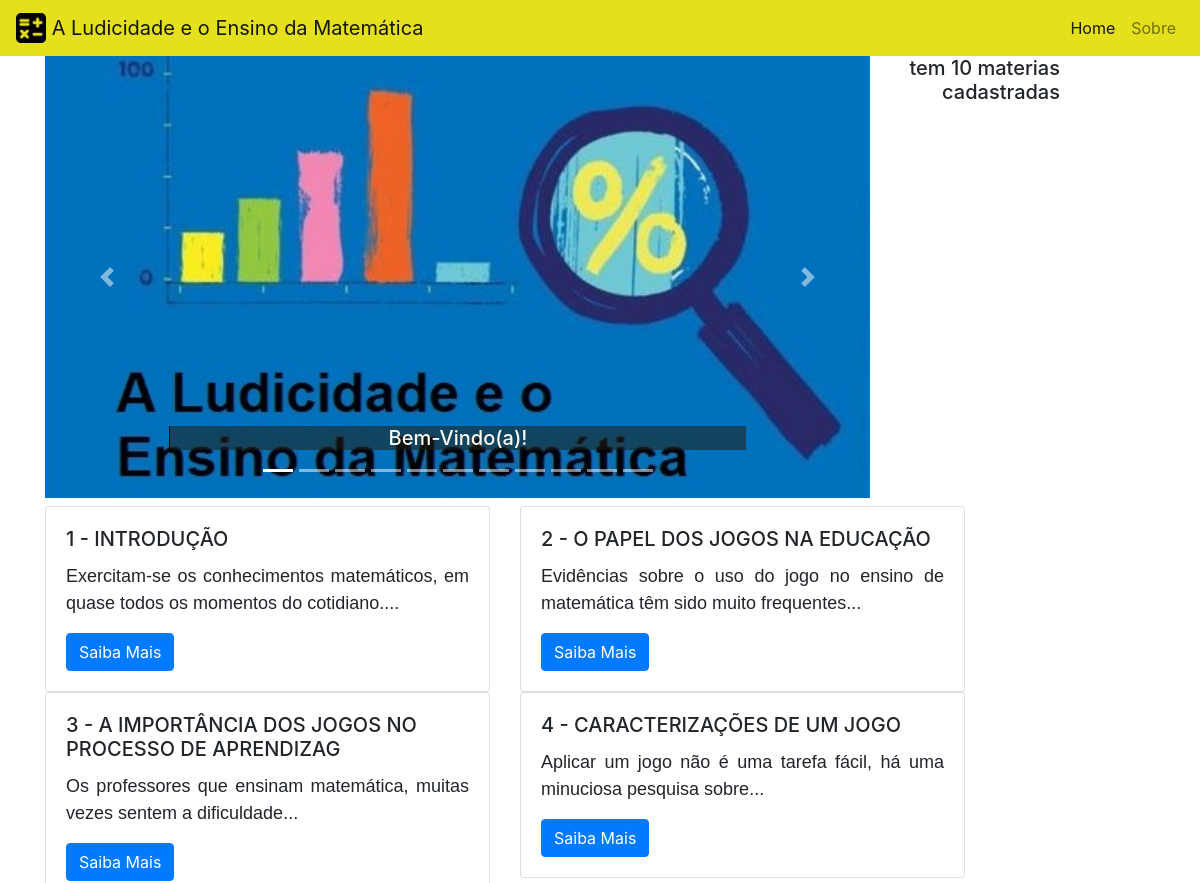
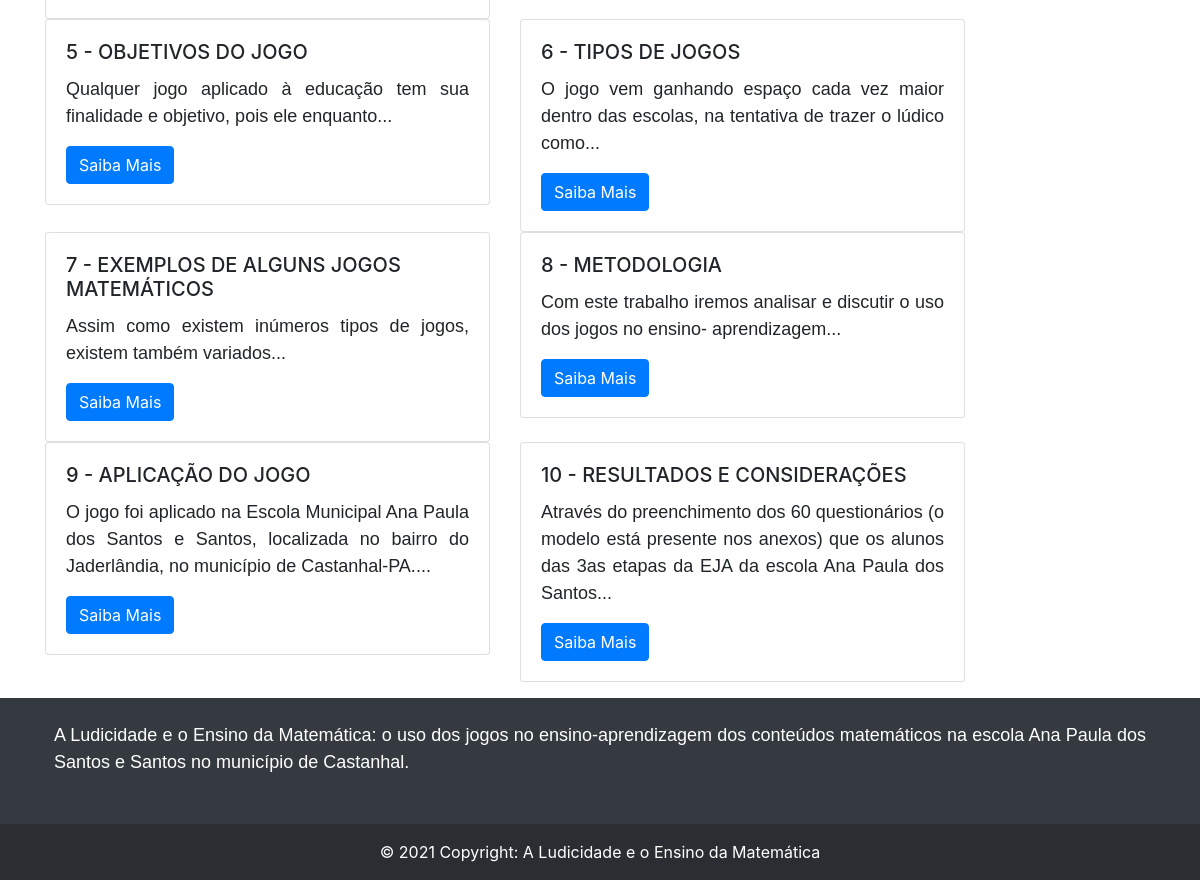
The page / on the database its author committed (2 pictures, top to bottom).
### post/models.py (models this page shows)
class Materia(models.Model):
    id = models.BigAutoField(primary_key=True)
    titulo = models.CharField(max_length=50)
    descricao = models.CharField(max_length=200)
    data_publicacao = models.DateField('data publicacao')
    img_post = models.ImageField(upload_to='img/', blank=True)
    texto_post = models.TextField()

### post/views.py (the view)
# urls.py: path('', views.index, name='index'),
def index(request):
    materiaDb = Materia
    todasMaterias = materiaDb.objects.all()
    context = {
        'title': "HOME",
        'page' : "index",
        'todasMaterias' : todasMaterias
    }
    return render(request,"site/index.html", context)

### templates/site/index.html (shortened to what this page needs)
{% extends "base.html" %}
{% load static %}
{% block body %}
<div class="row">
  <div class="col-12 col-md-12 col-xl-9">
    <div id="carouselExampleIndicators" class="carousel slide" data-ride="carousel">
      <ol class="carousel-indicators">
        <li data-target="#carouselExampleIndicators" data-slide-to="0" class="active"></li>
        {%for questao in todasMaterias %}
        <li data-target="#carouselExampleIndicators" data-slide-to="{{questao.id}}"></li>
        {%endfor%}
      </ol>
      <div class="carousel-inner">
        <div class="carousel-item active">
          <img class="d-block w-100" src="{% static 'img/banner.png' %}" alt="First slide">
          <div class="carousel-caption d-none d-block">
            <a href="{% url 'sobre' %}">
              <h5 class="titulocorousel">Bem-Vindo(a)!</h5>
            </a>
          </div>
        </div>
        <a class="carousel-control-prev" href="#carouselExampleIndicators" role="button" data-slide="prev">
          <span class="carousel-control-prev-icon" aria-hidden="true"></span>
        </a>
        <a class="carousel-control-next" href="#carouselExampleIndicators" role="button" data-slide="next">
          <span class="carousel-control-next-icon" aria-hidden="true"></span>
        </a>
      </div>
    </div>
  </div>
  <div class="col-12 col-md-12 col-xl-2">
    <h5 style="text-align: right;">tem {{ todasMaterias.count }} materias cadastradas</h5>
  </div>
</div>
<div class="row">
  {%for questao in todasMaterias %}
  <div class="col-12 col-md-5 col xl-6">
    <div class="card">
      <div class="card-body">
        <h5 class="card-title">{{questao.id}} - {{questao.titulo}}</h5>
        <p class="card-text">{{questao.descricao}}... </p>
        <a href="{% url 'post' questao.id  %}" class="btn btn-primary">Saiba Mais</a>
      </div>
    </div>
  </div>
  {%endfor%}
</div>
{% endblock %}

### static/css/estilo.css (style rules this page uses)
p { font-family: Arial, Helvetica, sans-serif; font-size: large; text-align: justify; }
.titulocorousel { color: floralwhite; border-left: 1px solid #000; background-origin: padding-box; background-color:rgba(31, 29, 15, 0.527); }

### rows shown on the page
Materia: id "1", titulo "INTRODUÇÃO", descricao "Exercitam-se os conhecimentos matemáticos, em quase todos os momentos do cotidiano."
Materia: id "2", titulo "O PAPEL DOS JOGOS NA EDUCAÇÃO", descricao "Evidências sobre o uso do jogo no ensino de matemática têm sido muito frequentes"
Materia: id "3", titulo "A IMPORTÂNCIA DOS JOGOS NO PROCESSO DE APRENDIZAG", descricao "Os professores que ensinam matemática, muitas vezes sentem a dificuldade"
Materia: id "4", titulo "CARACTERIZAÇÕES DE UM JOGO", descricao "Aplicar um jogo não é uma tarefa fácil, há uma minuciosa pesquisa sobre"
Materia: id "5", titulo "OBJETIVOS DO JOGO", descricao "Qualquer jogo aplicado à educação tem sua finalidade e objetivo, pois ele enquanto"
Materia: id "6", titulo "TIPOS DE JOGOS", descricao "O jogo vem ganhando espaço cada vez maior dentro das escolas, na tentativa de trazer o lúdico como"
Materia: id "7", titulo "EXEMPLOS DE ALGUNS JOGOS MATEMÁTICOS", descricao "Assim como existem inúmeros tipos de jogos, existem também variados"
Materia: id "8", titulo "METODOLOGIA", descricao "Com este trabalho iremos analisar e discutir o uso dos jogos no ensino- aprendizagem"
Materia: id "9", titulo "APLICAÇÃO DO JOGO", descricao "O jogo foi aplicado na Escola Municipal Ana Paula dos Santos e Santos, localizada no bairro do Jaderlândia, no município de Castanhal-PA."
Materia: id "10", titulo "RESULTADOS E CONSIDERAÇÕES", descricao "Através do preenchimento dos 60 questionários (o modelo está presente nos anexos) que os alunos das 3as etapas da EJA da escola Ana Paula dos Santos"

### other values the page prints
{{ todasMaterias.count }} "10"
